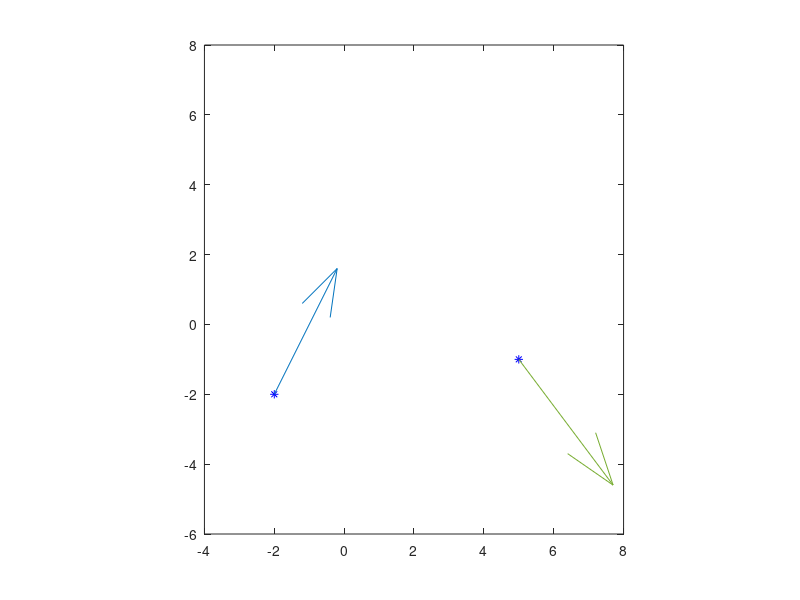

Source code (MATLAB): (Note: this script raises an error after producing the figure.)
clear
px = [-2 5];
py = [-2 -1];

plot(px, py, 'b*')

axis([-4 8 -6 8])
axis equal
hold on

vx = [2 3];
vy = [4 -4];
quiver(px(1), py(1), vx(1), vy(1));
quiver(px(2), py(2), vx(2), vy(2));

t1 = 0;
t2 = 1;

syms a3 a2 a1 a0 t
cx(t) = a3 * t^3 + a2 * t^2 + a1 * t^1 + a0;
cxd(t) = diff(cx, t);
eq = [cx(t1) == px(1), cx(t2) == px(2), ...
      cxd(t1) == vx(1), cxd(t2) == vx(2)];

m = solve( eq, [a3 a2 a1 a0 ]);
x(t) = subs(cx, [a3 a2 a1 a0], [m.a3 m.a2 m.a1 m.a0])

%y
syms b3 b2 b1 b0 
cy(t) = b3 * t^3 + b2 * t^2 + b1 * t^1 + b0;
cyd(t) = diff(cy, t);
eq = [cy(t1) == py(1), cy(t2) == py(2), ...
      cyd(t1) == vy(1), cyd(t2) == vy(2)];

m = solve( eq, [b3 b2 b1 b0 ]);
y(t) = subs(cy, [b3 b2 b1 b0], [m.b3 m.b2 m.b1 m.b0])

fplot(x, y, [t1 t2])